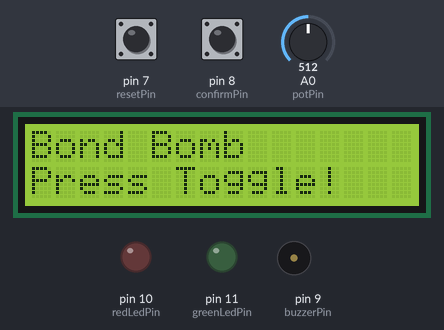
The sketch below on a simulated Arduino Uno, built with avr-gcc and run on an emulated ATmega328P. Shown: 16×2 character LCD, output pins drawn as LEDs (lit = HIGH), buzzer (waves = sounding). The inputs (shaded band) are chosen by the test bench; at power-on: pin 8 (confirmPin) HIGH, A0 (potPin) = 512, pin 7 (resetPin) HIGH. Random numbers use the default seed unless the sketch sets one; what the sketch prints to the serial monitor is not drawn.

Above: at 1.3 s.
1.4 s: pin 8 (confirmPin) pulled LOW for 0.15 s
At 3.9 s:
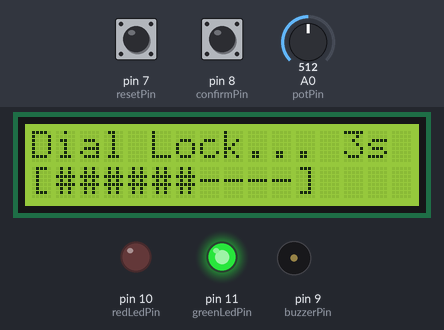
4.5 s: A0 (potPin) set to 716
At 6.1 s:
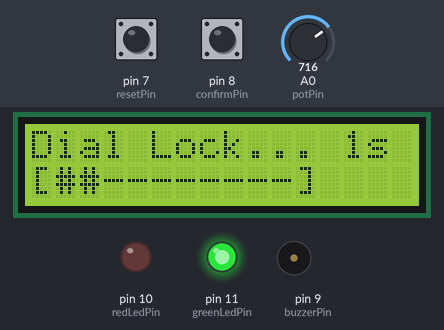
7.5 s: pin 7 (resetPin) pulled LOW for 1 s
At 9.2 s:
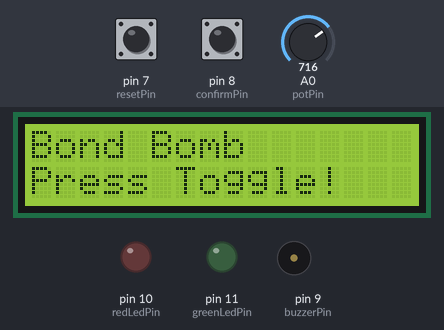
10.0 s: pin 8 (confirmPin) pulled LOW for 0.15 s
At 12.6 s:
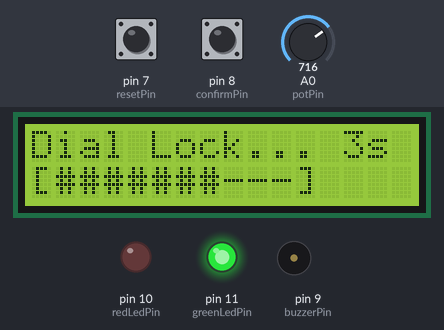
13.1 s: A0 (potPin) set to 900
At 14.7 s:
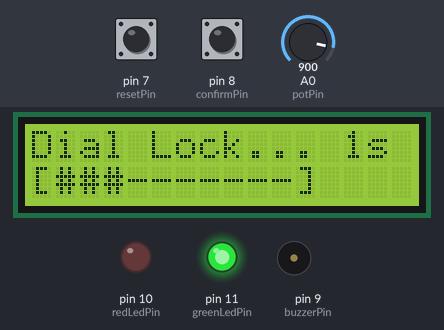
16.1 s: pin 7 (resetPin) pulled LOW for 3.2 s
At 18.6 s:
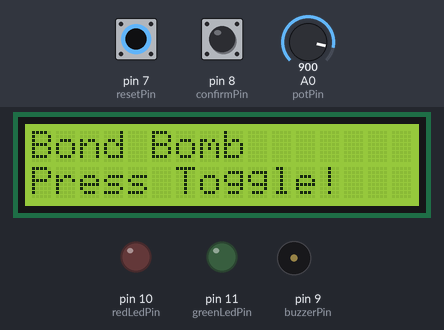
Timing chart, 0 to 20.1 s (numbered marks = the images above; inputs shaded):
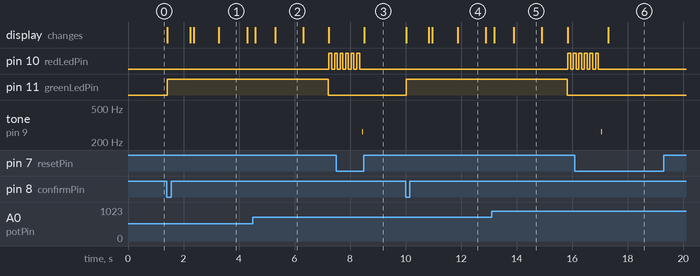

The sketch:

JamesBondProject.ino
```cpp
#include "hardware.h"
#include "game.h"

Hardware hardware;
Game game(hardware);

void setup() {
    Serial.begin(9600);
    randomSeed(analogRead(0));
    hardware.begin();
    game.begin();
}

void loop() {
    game.update();
}
```

Buzzer.cpp
```cpp
#include <Arduino.h>
#include "Buzzer.h"

Buzzer::Buzzer(int pin) {
  this->pin = pin;
  this->melody = nullptr;
  this->durations = nullptr;
  this->size = 0;
  this->currentNote = 0;
  this->playing = false;
}

Buzzer::init() {
  pinMode(pin, OUTPUT);
}

Buzzer::playMelody(int melody[], int durations[], int sizeOfDurations) {
  this->melody = melody;
  this->durations = durations;
  this->size = sizeOfDurations;
  this->currentNote = 0;
  this->playing = true;
  this->noteStartMillis = millis();

  int duration = 1000 / durations[currentNote];
  tone(pin, melody[currentNote], duration);
}

Buzzer::stopMelody() {
  noTone(pin);
  playing = false;
}

Buzzer::update() {
  if (!playing) return;

  unsigned long currentMillis = millis();
  int duration = 1000 / durations[currentNote];
  int pause = duration * 1.30;

  if (currentMillis - noteStartMillis >= (unsigned long)pause) {
    noTone(pin);
    currentNote++;

    if (currentNote < size) {
      noteStartMillis = currentMillis;
      int nextDuration = 1000 / durations[currentNote];
      tone(pin, melody[currentNote], nextDuration);
    } else {
      playing = false; // finished
    }
  }
}

bool Buzzer::isPlaying() {
  return playing;
}
```

Buzzer.h
```cpp
#ifndef Buzzer_h
#define Buzzer_h

class Buzzer {
  private:
    int pin;
    int* melody;
    int* durations;
    int size;
    int currentNote;
    unsigned long noteStartMillis;
    bool playing;
  public:
    Buzzer(int pin);
    init();
    playMelody(int melody[], int durations[], int sizeOfDurations);
    stopMelody();
    update();
    bool isPlaying();
};

#endif
```

Constant.h
```cpp
#ifndef CONSTANTS_H
#define CONSTANTS_H

#include "pitches.h"

namespace Constants {

  // const int BUZZER_PIN = 9;
  const int timerTime = 5;

  // const int GREEN_LED_PIN = 5;
  // const int RED_LED_PIN = 6;

  // const int SELECT_BUTTON_PIN = 8;
  // const int RESET_BUTTON_PIN = 7;

  // const int POTENTIOMETER_PIN = A0;


  const int erikaMelody[] = {
      NOTE_C4, NOTE_D4, NOTE_E4, NOTE_E4, NOTE_E4, NOTE_A4, NOTE_A4,

      NOTE_C5, NOTE_C5, REST,
      NOTE_B4, NOTE_A4, REST,

      NOTE_G4, NOTE_A5, NOTE_B5, REST,

      NOTE_C5,
      NOTE_B4, NOTE_A4, REST
    };

  const int erikaDurations[] = {
    2, 8, 3, 3, 3, 3, 3,

    3, 3, 4,
    8, 8, 4,

    3, 3, 3, 2,

    2,
    8, 8, 1
  };

  const int erikaSizeOfDurations = sizeof(erikaDurations);

  const int morningMoodMelody[] = {
    NOTE_B6, NOTE_GS5, NOTE_FS5,
    NOTE_E5, NOTE_FS5, NOTE_GS5,
    NOTE_B6, NOTE_GS5, NOTE_FS5,
    NOTE_E5, NOTE_FS5, NOTE_GS5, NOTE_FS5, NOTE_GS5,
    NOTE_B6, NOTE_GS5, NOTE_B6,
    NOTE_C6, NOTE_GS5, NOTE_C6,
    NOTE_B6, NOTE_GS5, //NOTE_FS5, REST

  };

  const int morningMoodDurations[] = {
    3, 3, 3,
    3, 3, 3,
    3, 3, 3,
    6, 9, 6, 9, 6,
    3, 3, 3,
    3, 3, 3,
    3, 3, 3, 2
  };

  const int morningMoodSizeOfDurations = sizeof(morningMoodDurations);
}


#endif
```

Game.cpp
```cpp
#include "game.h"
#include "Constant.h"

Game::Game(Hardware &hw)
    : hardware(hw), state(WAITING), targetValue(0), roundCount(0), lastUpdate(0), buzzer(9), timer(Constants::timerTime) {}

void Game::begin() {
    hardware.display("Bond Bomb", "Press Toggle!");
    buzzer.init();

}

void Game::update() {
    hardware.updateInputs();
    buzzer.update();

    if (hardware.isResetPressed()) {
        resetGame();
        return;
    }

    switch (state) {
        case WAITING:
            if (hardware.isConfirmPressed()) {
                hardware.display("Armed!", "Find code...");
                hardware.ledOn(greenLedPin);
                delay(800);
                startRound();
            }
            break;

        case LOCKING:
            checkLock();
            break;

        case SUCCESS:
        case FAIL:
        case DISARMED:
            // wait for reset
            break;
    }
}

void Game::startRound() {
    timer.start();
    targetValue = random(200, 900); // new "code"
    state = LOCKING;
    hardware.display("Turn Dial...", " ");
    lastUpdate = millis();
}

void Game::checkLock() {
    int potVal = hardware.getPotValue();
    int tolerance = 40;

    // Show proximity bar every ~100ms
    if (millis() - lastUpdate > 100) {
        lastUpdate = millis();

        int diff = abs(potVal - targetValue);
        int strength = map(diff, 0, 512, 10, 0); // closer = more bars (10 max)
        if (strength < 0) strength = 0;
        if (strength > 10) strength = 10;

        String bar = "[";
        for (int i = 0; i < strength; i++) bar += "#";
        for (int i = strength; i < 10; i++) bar += "-";
        bar += "]";

        hardware.display(String("Dial Lock... ") + (timer.calcTime()/1000) + String("s"), bar);
        Serial.println(timer.calcTime());
    }

    if (hardware.isConfirmPressed()) {
        if (abs(potVal - targetValue) <= tolerance) {
            roundCount++;
            hardware.buzzerBeep(120);
            if (roundCount >= 3) {
                state = DISARMED;
                hardware.display("DISARMED", "Bond Wins!");
                hardware.ledBlink(greenLedPin);
                buzzer.playMelody(Constants::morningMoodMelody, Constants::morningMoodDurations, Constants::morningMoodSizeOfDurations);
                hardware.ledOn(greenLedPin);
            } else {
                hardware.display("Success!", "Next lock...");
                delay(1000);
                startRound();
            }
        } else {
            endRound(false);
        }
    }

    if (timer.calcTime() == Constants::timerTime*1000) {
        endRound(false);
    }
}

void Game::endRound(bool success) {
    if (success) {
        state = SUCCESS;
        hardware.display("Success!", "Next round...");
        delay(1000);
        startRound();
    } else {
        state = FAIL;
        hardware.ledOff(greenLedPin);
        hardware.display("BOOM!", "Press Reset");
        hardware.ledBlink(redLedPin);
        buzzer.playMelody(Constants::erikaMelody, Constants::erikaDurations, Constants::erikaSizeOfDurations);
        hardware.ledOn(redLedPin);


    }
}

void Game::resetGame() {
    state = WAITING;
    roundCount = 0;
    hardware.ledOff(greenLedPin);
    hardware.ledOff(redLedPin);
    hardware.display("Bond Bomb", "Press Toggle!");
    buzzer.stopMelody();
}
```

Game.h
```cpp
#pragma once
#include "hardware.h"
#include "Buzzer.h"
#include "Timer.h"

enum GameState {
    WAITING,
    LOCKING,
    SUCCESS,
    FAIL,
    DISARMED
};

class Game {
public:
    Game(Hardware &hw);
    void begin();
    void update();

private:
    Hardware &hardware;
    GameState state;
    int targetValue;
    int roundCount;
    unsigned long lastUpdate;
    Buzzer buzzer;
    Timer timer;
    const int greenLedPin = 11;
    const int redLedPin = 10;

    void startRound();
    void checkLock();
    void endRound(bool success);
    void resetGame();
};
```

Hardware.cpp
```cpp
#include "hardware.h"
#include "Buzzer.h"

Hardware::Hardware() {}

void Hardware::begin() {

    pinMode(confirmPin, INPUT_PULLUP);
    pinMode(resetPin, INPUT_PULLUP);
    pinMode(buzzerPin, OUTPUT);
    pinMode(greenLedPin, OUTPUT);
    pinMode(redLedPin, OUTPUT);
    lcd.begin();
    lcd.backlight();
    display("Bond Bomb Game", "Ready...");
}

void Hardware::updateInputs() {
    confirmState = !digitalRead(confirmPin);
    resetState = !digitalRead(resetPin);
}

int Hardware::getPotValue() {
    return analogRead(potPin);
}

bool Hardware::isConfirmPressed() {
    return confirmState;
}

bool Hardware::isResetPressed() {
    return resetState;
}

void Hardware::buzzerBeep(int duration) {
    digitalWrite(buzzerPin, HIGH);
    delay(duration);
    digitalWrite(buzzerPin, LOW);
}

void Hardware::ledOn(int ledPin) {
    digitalWrite(ledPin, HIGH);
}

void Hardware::ledOff(int ledPin) {
    digitalWrite(ledPin, LOW);
}

void Hardware::ledBlink(int ledPin) {
    for (int i=0; i<=5; i++) {
        digitalWrite(ledPin, HIGH);
        delay(100);
        digitalWrite(ledPin, LOW);
        delay(100);
    }
}

void Hardware::display(const String &line1, const String &line2) {
    lcd.clear();
    lcd.setCursor(0, 0);
    lcd.print(line1);
    lcd.setCursor(0, 1);
    lcd.print(line2);
}
```

Hardware.h
```cpp
#pragma once
#include <Arduino.h>
#include <Wire.h>
#include <LiquidCrystal_I2C.h>

class Hardware {
public:
    Hardware();
    void begin();
    void updateInputs();

    int getPotValue();
    bool isConfirmPressed();
    bool isResetPressed();

    void buzzerBeep(int duration = 200);
    void ledOn(int mledPin);
    void ledOff(int ledPin);
    void ledBlink(int ledPin);
    void display(const String &line1, const String &line2);

private:
    const int potPin = A0;
    const int confirmPin = 8; // toggle button
    const int resetPin = 7;
    const int buzzerPin = 9;
    const int greenLedPin = 11;
    const int redLedPin = 10;

    bool confirmState;
    bool resetState;

    LiquidCrystal_I2C lcd = LiquidCrystal_I2C(0x27, 16, 2);
};
```

Melodies.cpp
```cpp
#include "Melodies.h"

// actual definitions (copy your arrays here — exactly once)

int erikaMelody[] = {
  262, 294, 330, 330, 330, 440, 440,
  523, 523, 0, 494, 440, 0,
  392, 880, 988, 0, 523, 494, 440, 0
};
int erikaDurations[] = {
  2,8,3,3,3,3,3, 3,3,4,8,8,4, 3,3,3,2,2,8,8,1
};
const int erikaLen = sizeof(erikaDurations) / sizeof(erikaDurations[0]);

int morningMoodMelody[] = {
  1976, 1661, 1480, 1318, 1480, 1661,
  1976, 1661, 1480, 1318, 1480, 1661, 1480, 1661,
  1976, 1661, 1976, 2093, 1661, 2093, 1976, 1661, 1480, 0
};
int morningMoodDurations[] = {
  3,3,3,3,3,3,3,3,3,6,9,6,9,6,3,3,3,3,3,3,3,3,3,2
};
const int morningMoodLen = sizeof(morningMoodDurations) / sizeof(morningMoodDurations[0]);
```

Melodies.h
```cpp
#ifndef MELODIES_H
#define MELODIES_H

// example melodies using frequencies (or you can include pitches.h and use NOTE_* constants)
extern int erikaMelody[];
extern int erikaDurations[];
extern const int erikaLen;

extern int morningMoodMelody[];
extern int morningMoodDurations[];
extern const int morningMoodLen;

#endif
```

Timer.cpp
```cpp
#include "Timer.h"

Timer::Timer(int seconds)
  : seconds(seconds), running(false), finished(false), startMillis(0) {}

void Timer::start() {
  running = true;
  finished = false;
  startMillis = millis();
}

void Timer::reset() {
  running = false;
  finished = false;
  startMillis = 0;
}

long Timer::calcTime() {
  if (!running) return seconds * 1000L;

  unsigned long now = millis();
  unsigned long elapsed = now - startMillis;
  long remaining = (seconds * 1000L) - elapsed;

  if (remaining <= 0) {
    running = false;
    finished = true;
    remaining = 0;
  }

  return remaining;
}
```

Timer.h
```cpp
#pragma once
#include <Arduino.h>

class Timer {
public:
    Timer(int seconds);
    void reset();
    void start();
    long calcTime();

    bool isRunning() const { return running; }
    bool isFinished() const { return finished; }

private:
    int seconds;
    bool running;
    bool finished;
    unsigned long startMillis;
};
```

Measured:
- after the input at 1.4 s, pin 11 (greenLedPin): LOW → HIGH at once; the display: first changes at once (image 1 shows a later state)
- after the input at 7.5 s, the display: changes after 1.0 s (image 3)
- after the input at 10.0 s, pin 11 (greenLedPin): LOW → HIGH at once; the display: first changes at once (image 4 shows a later state)
- after the input at 16.1 s, the display: changes after 1.2 s (image 6)
- by itself, pin 10 (redLedPin): alternates HIGH for 0.10 s and LOW for 0.10 s, 9 changes in all, then stays LOW
- what the display in image 1 shows lasts 1.0 s, from 3.3 s to 4.3 s
